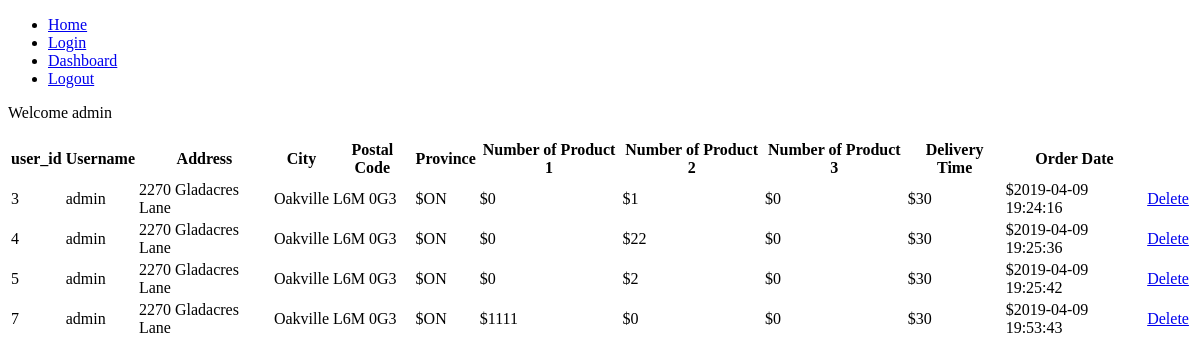
/dashboard.php (signed in), run on the app's committed database.
### tables this page shows
CREATE TABLE `orders` (
  `order_id` int(11) NOT NULL,
  `username` varchar(200) NOT NULL,
  `address` varchar(200) NOT NULL,
  `city` varchar(200) NOT NULL,
  `postal_code` varchar(7) NOT NULL,
  `province` varchar(50) NOT NULL,
  `num_prod_1` int(11) NOT NULL,
  `num_prod_2` int(11) NOT NULL,
  `num_prod_3` int(11) NOT NULL,
  `delivery_time` varchar(50) NOT NULL,
  `order_date` datetime NOT NULL DEFAULT CURRENT_TIMESTAMP
);

### dashboard.php (the view, shortened to what this page needs)
<?php
    include('config.php');
    $sql = "SELECT `order_id`, `username`, `address`, `city`, `postal_code`, `province`, `num_prod_1`, `num_prod_2`, `num_prod_3`, `delivery_time`, `order_date` from orders;";
    $result = $db->query($sql);
?>
<?php include('header.php'); ?>
    <?php
        if($result->num_rows > 0){
    ?>
        <p>Welcome <?php echo $_SESSION['name']; ?></p>
        <table>
            <thead>
                <tr>
                    <th>user_id</th>
                    <th>Username</th>
                    <th>Address</th>
                    <th>City</th>
                    <th>Postal Code</th>
                    <th>Province</th>
                    <th>Number of Product 1</th>
                    <th>Number of Product 2</th>
                    <th>Number of Product 3</th>
                    <th>Delivery Time</th>
                    <th>Order Date</th>
                </tr>
            </thead>
            <tbody>
                <?php
                    while($row = $result->fetch_assoc()){
                ?>
                <tr>
                    <td><?php echo $row['order_id']; ?></td>
                    <td><?php echo $row['username']; ?></td>
                    <td><?php echo $row['address']; ?></td>
                    <td><?php echo $row['city']; ?></td>
                    <td><?php echo $row['postal_code']; ?></td>
                    <td>$<?php echo $row['province']; ?></td>
                    <td>$<?php echo $row['num_prod_1']; ?></td>
                    <td>$<?php echo $row['num_prod_2']; ?></td>
                    <td>$<?php echo $row['num_prod_3']; ?></td>
                    <td>$<?php echo $row['delivery_time'];?></td>
                    <td>$<?php echo $row['order_date'];?></td>
                    <td>
                        <a href="delete.php?id=<?php echo $row['order_id']; ?>">Delete</a><br/>
                    </td>
                </tr>
                <?php
                    }
                ?>
            </tbody>
        </table>
    <?php
        }
        else{
            echo "<p>No data to display</p>";
        }
    ?>
 <?php include('footer.php'); ?>

### header.php (shortened to what this page needs)
<!DOCTYPE html>
<html>
<head>
    <link rel="stylesheet" type="text/css" href="css/styles.css">
</head>
<body>
    <nav>
        <ul>
            <li>
                <a href="index.php" >Home</a>
            </li>
            <li>
                <a href="login.php" >Login</a>
            </li>
            <li>
                <a href="dashboard.php">Dashboard</a>
            </li>
            <li>
                <a href="logout.php">Logout</a>
            </li>
        </ul>
    </nav>

### footer.php
  </body>
</html>

### data on the page
orders: order_id "3", username "admin", address "2270 Gladacres Lane", city "Oakville", postal_code "L6M 0G3", province "ON", num_prod_1 "0", num_prod_2 "1", num_prod_3 "0", delivery_time "30", order_date "2019-04-09 19:24:16"
orders: order_id "4", username "admin", address "2270 Gladacres Lane", city "Oakville", postal_code "L6M 0G3", province "ON", num_prod_1 "0", num_prod_2 "22", num_prod_3 "0", delivery_time "30", order_date "2019-04-09 19:25:36"
orders: order_id "5", username "admin", address "2270 Gladacres Lane", city "Oakville", postal_code "L6M 0G3", province "ON", num_prod_1 "0", num_prod_2 "2", num_prod_3 "0", delivery_time "30", order_date "2019-04-09 19:25:42"
orders: order_id "7", username "admin", address "2270 Gladacres Lane", city "Oakville", postal_code "L6M 0G3", province "ON", num_prod_1 "1111", num_prod_2 "0", num_prod_3 "0", delivery_time "30", order_date "2019-04-09 19:53:43"

### other printed values
$_SESSION['name'] "admin"
